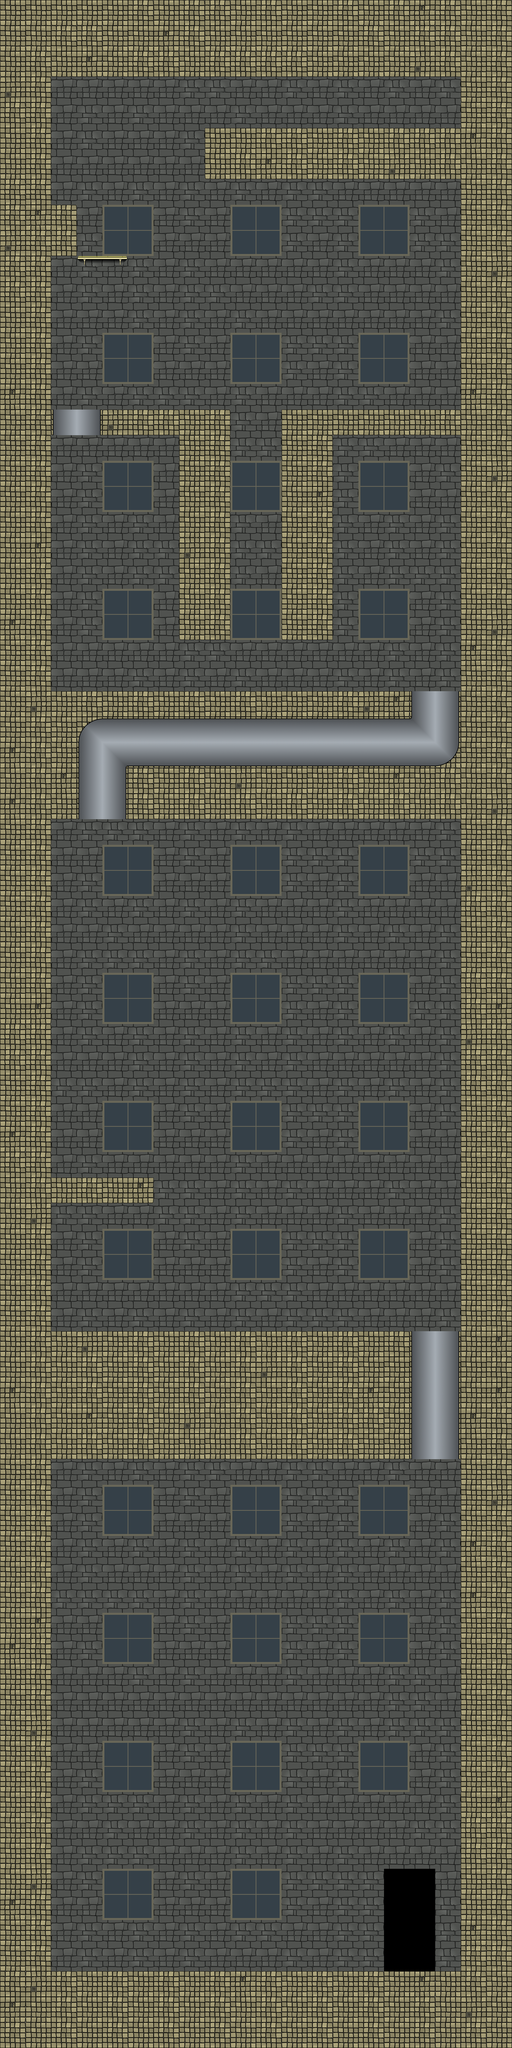

Rendered tile map (Tiled .tmx) drawn with the repository's tilesets; below, a short description and the map source with its tile grids summarised:
An orthogonal 20x80 tile map with 128x128 px tiles, 4 tile layers (Wall, BackgroundWall, Pipes, Platform).

<map version="1.0" tiledversion="1.0.3" orientation="orthogonal" renderorder="right-down" width="20" height="80" tilewidth="128" tileheight="128" nextobjectid="1">
 <tileset firstgid="1" source="../../Tiles/2_Animal_pound/animal_pound_tileset.tsx" />
 <layer name="Wall" width="20" height="80">
  <properties>
   <property name="unity:sortingLayerName" value="Decor" />
  </properties>
  <data>[1600 cells, 1592 non-empty, 6 distinct tile ids]</data>
 </layer>
 <layer name="BackgroundWall" width="20" height="80">
  <properties>
   <property name="unity:sortingLayerName" value="Decor" />
  </properties>
  <data>[1600 cells, 48 non-empty, 2 distinct tile ids]</data>
 </layer>
 <layer name="Pipes" width="20" height="80">
  <properties>
   <property name="unity:sortingLayerName" value="Platform" />
   <property name="unity:sortingOrder" value="2" />
  </properties>
  <data>[1600 cells, 48 non-empty, 8 distinct tile ids]</data>
 </layer>
 <layer name="Platform" width="20" height="80">
  <properties>
   <property name="unity:sortingLayerName" value="Platform" />
   <property name="unity:sortingOrder" value="3" />
  </properties>
  <data>[1600 cells, 602 non-empty, 6 distinct tile ids]</data>
 </layer>
</map>
